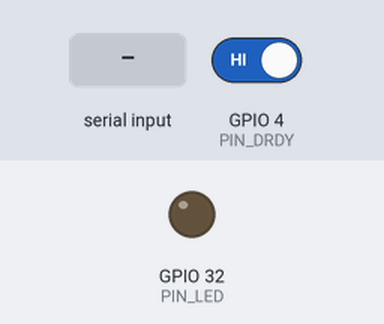
This sketch was run on a simulated ESP32. On the bench: output pins drawn as LEDs (lit = HIGH). The inputs (shaded band) are chosen by the test bench; at power-on: GPIO 4 (PIN_DRDY) HIGH. Pins used as bus, display or sensor lines are not drawn; what the sketch prints to the serial monitor is not drawn.

Above: at 3.1 s.
3.2 s: GPIO 4 (PIN_DRDY) driven LOW
4.7 s: "m90\n" received over Serial
At 5.3 s:
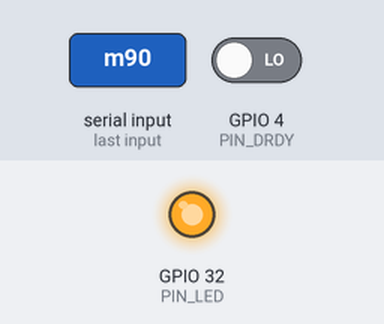
6.2 s: "s90\n" received over Serial
Timing chart, 0 to 16.2 s (numbered marks = the images above; inputs shaded):
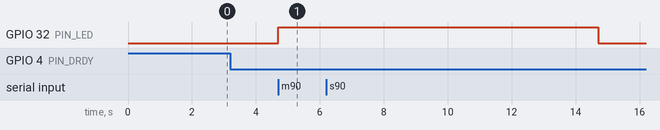

Measured:
- after the input at 4.7 s, GPIO 32 (PIN_LED): LOW → HIGH at once

The sketch:

ads1256_logger.ino
```cpp
/*
 * ads1256_logger.ino
 * ------------------
 * 黏菌实验阶段 0：ADS1256 + ESP32 串口记录器。
 *
 * 硬件（凌智电子 ADS1256-24位8通道AD模块 V1.1）：
 *   ADS1256  VCC -> 5V, GND -> GND
 *   SCLK -> GPIO18, DIN(MOSI) -> GPIO23, DOUT(MISO) -> GPIO19
 *   CS   -> GPIO5,  DRDY -> GPIO4,  RESET -> GPIO27
 *   AIN0/AIN1 -> 差分输入（AINCOM 跳线 J1 拔掉）
 *   GPIO32 -> LED（串 220Ω）用于相机同步标记
 *
 * 关键配置（不要照抄厂商 STM32 例程）：
 *   - buffer ON（STATUS BUFEN=1）；厂商例程默认关闭
 *   - 差分 AIN0-AIN1（MUX=0x01）；厂商例程默认 AIN0-AINCOM
 *   - VREF=2.5V、无分压：满量程 ±2.5V/PGA；厂商代码按 5V 基准写，换算会大 2 倍
 *   - 10 SPS（50/60 Hz 抑制）；T4 的 50 Hz 用 1 kSPS 单独跑
 *
 * 串口命令（921600；1 kSPS 时 115200 会限速）：
 *   s        开始输出
 *   p        暂停输出
 *   m        标记：LED 亮 10 s，CSV marker=1
 *   d        差分 AIN0-AIN1（默认）
 *   u        单端 AIN0-AINCOM（需短接 J1 跳线）
 *   g0..g6   PGA：0=1, 1=2, 2=4, 3=8, 4=16, 5=32, 6=64
 *   t0/t1    数据率：t0=10 SPS（默认），t1=1000 SPS（T4 用）
 *   i        打印当前设置
 *
 * 输出 CSV：
 *   micros,mode,raw,mV,marker
 *
 * 依赖：ESP32 Arduino core（SPI 库）
 */

#include <SPI.h>

// ---------- pins ----------
const int PIN_SCK   = 18;
const int PIN_MISO  = 19;
const int PIN_MOSI  = 23;
const int PIN_CS    = 5;
const int PIN_DRDY  = 4;
const int PIN_RESET = 27;
const int PIN_LED   = 32;

// ---------- ADS1256 registers / commands ----------
const uint8_t REG_STATUS = 0x00;
const uint8_t REG_MUX    = 0x01;
const uint8_t REG_ADCON  = 0x02;
const uint8_t REG_DRATE  = 0x03;

const uint8_t CMD_RDATA   = 0x01;
const uint8_t CMD_RDATAC  = 0x03;
const uint8_t CMD_SDATAC  = 0x0F;
const uint8_t CMD_WREG    = 0x50;
const uint8_t CMD_SELFCAL = 0xF0;
const uint8_t CMD_RESET   = 0xFE;

// DRATE values: 10 SPS = 0x23, 1000 SPS = 0xA1 (see ADS1256 datasheet)
const uint8_t DRATE_10SPS   = 0x23;
const uint8_t DRATE_1000SPS = 0xA1;

// MUX: AIN0 positive, AIN1 negative; AIN0 positive, AINCOM negative
const uint8_t MUX_DIFF01  = 0x01;
const uint8_t MUX_SINGLE0 = 0x08;

// ---------- state ----------
// PGA index 0..6 -> gain 1,2,4,8,16,32,64
uint8_t pgaIndex = 3;          // default PGA=8, full scale ±312.5 mV
uint8_t drateCode = DRATE_10SPS;
bool differential = true;
bool streaming = true;
uint32_t markerUntil = 0;

const uint32_t MARKER_MS = 10000;  // camera 1 frame/10 s

int pgaGain() {
  return 1 << pgaIndex;
}

// VREF = 2.5 V, no divider: LSB = VREF / (PGA * 2^23) [mV]
float lsbMv() {
  return 2500.0f / (pgaGain() * 8388608.0f);
}

float fullScaleMv() {
  return 2500.0f / pgaGain();
}

uint32_t sampleRate() {
  return (drateCode == DRATE_1000SPS) ? 1000 : 10;
}

// ---------- low-level SPI ----------
void sendCommand(uint8_t cmd) {
  digitalWrite(PIN_CS, LOW);
  SPI.transfer(cmd);
  digitalWrite(PIN_CS, HIGH);
  delayMicroseconds(10);
}

void writeRegister(uint8_t reg, uint8_t value) {
  digitalWrite(PIN_CS, LOW);
  SPI.transfer(CMD_WREG | (reg & 0x0F));
  SPI.transfer(0x00);  // count-1 = 0 -> one register
  SPI.transfer(value);
  digitalWrite(PIN_CS, HIGH);
  delayMicroseconds(10);
}

bool waitDRDY(uint32_t timeout_ms) {
  uint32_t t0 = millis();
  while (digitalRead(PIN_DRDY) == HIGH) {
    if (millis() - t0 > timeout_ms) return false;
    delay(1);
  }
  return true;
}

// Write STATUS, MUX, ADCON, DRATE in one WREG.
void writeConfig() {
  uint8_t status = 0xF6;  // ID=1111, ORDER=0, ACAL=1, BUFEN=1
  uint8_t mux = differential ? MUX_DIFF01 : MUX_SINGLE0;
  uint8_t adcon = (uint8_t)(pgaIndex & 0x07);  // CLKOUT off, sensor detect off, PGA

  sendCommand(CMD_SDATAC);
  delay(5);
  digitalWrite(PIN_CS, LOW);
  SPI.transfer(CMD_WREG | 0x00);
  SPI.transfer(0x03);  // 4 registers
  SPI.transfer(status);
  SPI.transfer(mux);
  SPI.transfer(adcon);
  SPI.transfer(drateCode);
  digitalWrite(PIN_CS, HIGH);
  delay(10);
}

bool calibrate() {
  sendCommand(CMD_SELFCAL);
  delay(200);
  return waitDRDY(3000);
}

void startContinuous() {
  sendCommand(CMD_RDATAC);
}

void resetADS() {
  digitalWrite(PIN_CS, HIGH);
  digitalWrite(PIN_RESET, LOW);
  delay(20);
  digitalWrite(PIN_RESET, HIGH);
  delay(1000);
}

bool configure() {
  sendCommand(CMD_RESET);
  delay(1000);
  writeConfig();
  if (!calibrate()) return false;
  startContinuous();
  return true;
}

int32_t readData() {
  digitalWrite(PIN_CS, LOW);
  uint32_t b0 = SPI.transfer(0x00);
  uint32_t b1 = SPI.transfer(0x00);
  uint32_t b2 = SPI.transfer(0x00);
  digitalWrite(PIN_CS, HIGH);

  int32_t v = (int32_t)((b0 << 16) | (b1 << 8) | b2);
  if (v & 0x800000) v -= 0x1000000;  // sign-extend 24-bit
  return v;
}

// ---------- serial ----------
void printInfo() {
  Serial.print("# INFO adc=ADS1256 pga_index=");
  Serial.print(pgaIndex);
  Serial.print(" pga=");
  Serial.print(pgaGain());
  Serial.print(" rate=");
  Serial.print(sampleRate());
  Serial.print("SPS vref_mV=2500 buffer=1 mux=");
  Serial.print(differential ? "diff01" : "single0");
  Serial.print(" full_scale_mV=");
  Serial.print(fullScaleMv(), 3);
  Serial.print(" lsb_uV=");
  Serial.print(lsbMv() * 1000.0f, 6);
  Serial.println();
}

void setDataRate(uint8_t code) {
  drateCode = code;
  sendCommand(CMD_SDATAC);
  writeRegister(REG_DRATE, drateCode);
  if (!calibrate()) Serial.println("# ERROR self-cal timeout");
  startContinuous();
  printInfo();
}

// ---------- setup / loop ----------
void setup() {
  pinMode(PIN_LED, OUTPUT);
  digitalWrite(PIN_LED, LOW);
  Serial.begin(921600);
  delay(100);

  pinMode(PIN_CS, OUTPUT);
  digitalWrite(PIN_CS, HIGH);
  pinMode(PIN_DRDY, INPUT);
  pinMode(PIN_RESET, OUTPUT);
  digitalWrite(PIN_RESET, HIGH);

  SPI.begin(PIN_SCK, PIN_MISO, PIN_MOSI, PIN_CS);
  SPI.beginTransaction(SPISettings(1000000, MSBFIRST, SPI_MODE1));

  resetADS();
  if (!configure()) {
    Serial.println("# ERROR ADS1256 not responding (check 5V/GND, SPI, DRDY, RESET)");
    while (true) {
      digitalWrite(PIN_LED, !digitalRead(PIN_LED));
      delay(200);
    }
  }

  Serial.println("# READY");
  printInfo();
}

void loop() {
  while (Serial.available() > 0) {
    char c = Serial.read();

    if (c == 's') {
      streaming = true;
      Serial.println("# STREAM ON");
    } else if (c == 'p') {
      streaming = false;
      Serial.println("# STREAM OFF");
    } else if (c == 'm') {
      markerUntil = millis() + MARKER_MS;
      digitalWrite(PIN_LED, HIGH);
      Serial.println("# MARKER");
    } else if (c == 'd') {
      differential = true;
      sendCommand(CMD_SDATAC);
      writeRegister(REG_MUX, MUX_DIFF01);
      startContinuous();
      printInfo();
    } else if (c == 'u') {
      differential = false;
      sendCommand(CMD_SDATAC);
      writeRegister(REG_MUX, MUX_SINGLE0);
      startContinuous();
      printInfo();
    } else if (c == 'g') {
      uint32_t t0 = millis();
      while (!Serial.available() && millis() - t0 < 1000) { /* wait */ }
      if (Serial.available()) {
        char g = Serial.read();
        if (g >= '0' && g <= '6') {
          pgaIndex = (uint8_t)(g - '0');
          sendCommand(CMD_SDATAC);
          writeRegister(REG_ADCON, (uint8_t)(pgaIndex & 0x07));
          if (!calibrate()) Serial.println("# ERROR self-cal timeout");
          startContinuous();
          printInfo();
        }
      }
    } else if (c == 't') {
      uint32_t t0 = millis();
      while (!Serial.available() && millis() - t0 < 1000) { /* wait */ }
      if (Serial.available()) {
        char t = Serial.read();
        if (t == '0') {
          setDataRate(DRATE_10SPS);
        } else if (t == '1') {
          setDataRate(DRATE_1000SPS);
        }
      }
    } else if (c == 'i') {
      printInfo();
    }
  }

  if (markerUntil != 0 && millis() >= markerUntil) {
    digitalWrite(PIN_LED, LOW);
    markerUntil = 0;
  }

  if (!streaming) {
    delay(10);
    return;
  }

  if (digitalRead(PIN_DRDY) == LOW) {
    int32_t raw = readData();
    float mV = (float)raw * lsbMv();
    uint32_t t = micros();
    uint8_t marker = (markerUntil != 0) ? 1 : 0;

    Serial.print(t);
    Serial.print(',');
    Serial.print(differential ? "diff01" : "single0");
    Serial.print(',');
    Serial.print(raw);
    Serial.print(',');
    Serial.print(mV, 6);
    Serial.print(',');
    Serial.println(marker);
  }
}
```
